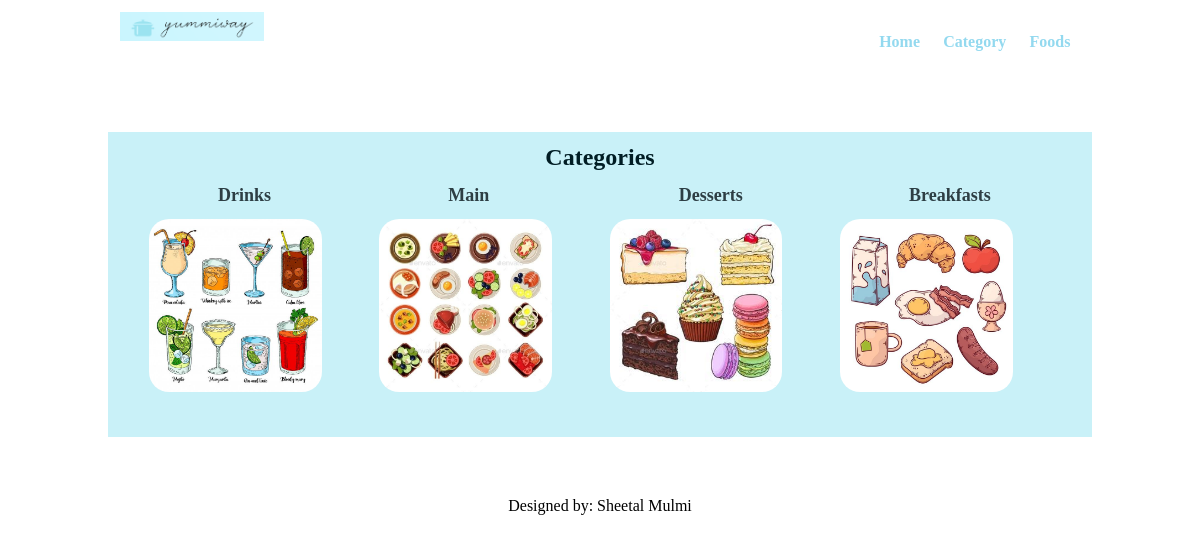
/categories.php, run on the app's committed database.
### tables this page shows
CREATE TABLE `category` (
  `id` int(11) NOT NULL,
  `title` varchar(100) DEFAULT NULL,
  `image_name` varchar(250) DEFAULT NULL,
  `featured` varchar(10) DEFAULT NULL,
  `active` varchar(10) DEFAULT NULL
);

### categories.php (the view, shortened to what this page needs)
<?php include('partials-front/menu.php'); ?>
    <section class="categories">
        <div class="container background">
            <h2 class="text-center">Categories</h2>
            <?php
                $sql = "SELECT * FROM category WHERE active='Yes'";
                $res = mysqli_query($connection, $sql);
                $count = mysqli_num_rows($res);
                if($count>0)
                {
                    while($row=mysqli_fetch_assoc($res))
                    {
                        $id = $row['id'];
                        $title = $row['title'];
                        $image_name = $row['image_name'];
                        ?>
                        <a href="http://localhost:3000/Project/category-food.php?category_id=<?php echo $id; ?>">
                            <div class="box-3 float-container">
                                <?php
                                    if($image_name=="")
                                    {
                                        echo "Image not found";
                                    }
                                    else
                                    {
                                        ?>
                                        <img src="http://localhost:3000/Project/images/category/<?php echo $image_name; ?>" alt="Pizza" class="img-responsive img-curve">
                                        <?php
                                    }
                                ?>
                                <h3 class="float-text text-color"><?php echo $title; ?></h3>
                            </div>
                        </a>
                        <?php
                    }
                }
                else
                {
                    echo "Category not found";
                }
            ?>
        </div>
    </section>
    <?php include('partials-front/footer.php'); ?>

### css/style.css (style rules this page uses)
* { margin: 0 0; padding: 0 0; font-family: 'Times New Roman', Times, serif; }
.container { width: 80%; margin: 0 auto; padding: 1%; }
.text-center { text-align: center; }
.text-color { color: rgb(45, 62, 68); }
a { color: rgb(147, 217, 239); text-decoration: none; }
h2 { color:rgb(1, 29, 36); font-size:x-large; margin-bottom: 2%; }
h3 { font-size: large; }
.float-container { position: relative; }
.float-text { position: absolute; bottom: 190px; left: 40%; }
.img-responsive { width: 100%; }
.img-curve { border-radius: 20px; }
.categories { padding: 4% 0; }
.box-3 { width: 18%; float: left; margin: 3%; }
.background { background-color:rgb(201, 241, 248); }

### data on the page
category: image_name (picture), title "Drinks"
category: image_name (picture), title "Main"
category: image_name (picture), title "Desserts"
category: image_name (picture), title "Breakfasts"
